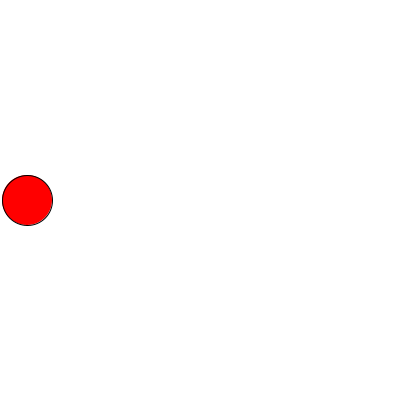
Frame 1 (no input)
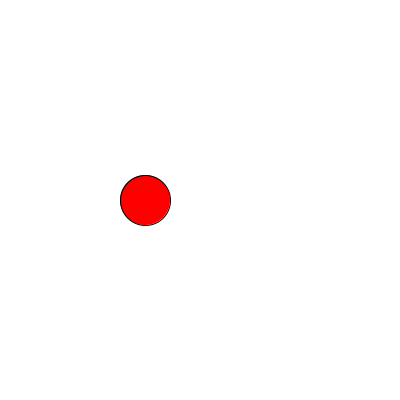
Frame 60 (the mouse pressed at the canvas centre just before this capture)
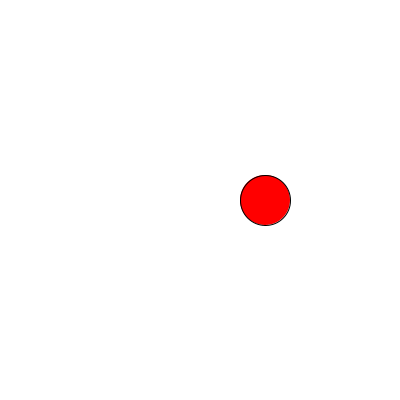
Frame 120 (the mouse held since frame 60 and released just before this capture)

The Processing sketch that drew these frames (run headless with seeded random() and noise(); from frame 60 on, the mouse is pressed at the canvas centre):

// Processing sketch: sideway_bouncing_ball
// ── sideway_bouncing_ball.pde
void setup(){
    size(400, 400);
}

float x = 25;
static float speed = 2;

void draw(){
    background(255);
    
    // Update ball position
    x += speed;

    if (x > width - 25 || x < 25) {
        speed *= -1;
    }

    
    // Draw ball
    fill(255, 0, 0);
    ellipseMode(CENTER);
    ellipse(x, 200, 50, 50);
}
